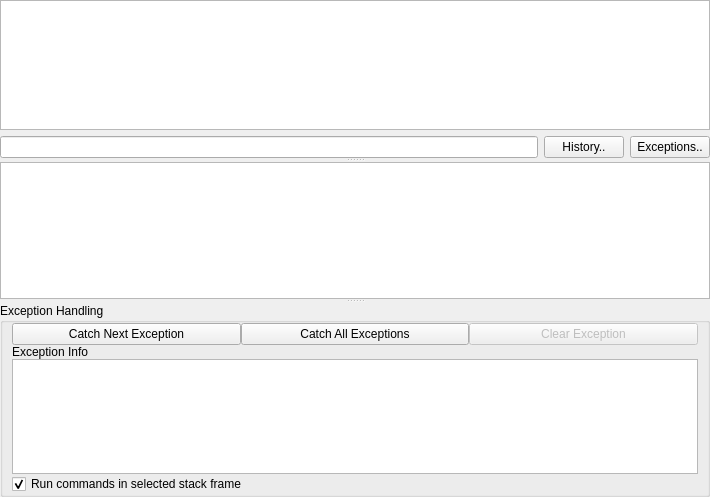
<?xml version="1.0" encoding="UTF-8"?>
<ui version="4.0">
 <class>Form</class>
 <widget class="QWidget" name="Form">
  <property name="geometry">
   <rect>
    <x>0</x>
    <y>0</y>
    <width>710</width>
    <height>497</height>
   </rect>
  </property>
  <property name="windowTitle">
   <string>Console</string>
  </property>
  <layout class="QGridLayout" name="gridLayout">
   <property name="margin">
    <number>0</number>
   </property>
   <property name="spacing">
    <number>0</number>
   </property>
   <item row="0" column="0">
    <widget class="QSplitter" name="splitter">
     <property name="orientation">
      <enum>Qt::Vertical</enum>
     </property>
     <widget class="QWidget" name="layoutWidget">
      <layout class="QVBoxLayout" name="verticalLayout">
       <item>
        <widget class="QPlainTextEdit" name="output">
         <property name="font">
          <font>
           <family>Monospace</family>
          </font>
         </property>
         <property name="readOnly">
          <bool>true</bool>
         </property>
        </widget>
       </item>
       <item>
        <layout class="QHBoxLayout" name="horizontalLayout">
         <item>
          <widget class="CmdInput" name="input"/>
         </item>
         <item>
          <widget class="QPushButton" name="historyBtn">
           <property name="text">
            <string>History..</string>
           </property>
           <property name="checkable">
            <bool>true</bool>
           </property>
          </widget>
         </item>
         <item>
          <widget class="QPushButton" name="exceptionBtn">
           <property name="text">
            <string>Exceptions..</string>
           </property>
           <property name="checkable">
            <bool>true</bool>
           </property>
          </widget>
         </item>
        </layout>
       </item>
      </layout>
     </widget>
     <widget class="QListWidget" name="historyList">
      <property name="font">
       <font>
        <family>Monospace</family>
       </font>
      </property>
     </widget>
     <widget class="QGroupBox" name="exceptionGroup">
      <property name="title">
       <string>Exception Handling</string>
      </property>
      <layout class="QGridLayout" name="gridLayout_2">
       <property name="topMargin">
        <number>0</number>
       </property>
       <property name="bottomMargin">
        <number>0</number>
       </property>
       <property name="spacing">
        <number>0</number>
       </property>
       <item row="0" column="0">
        <widget class="QPushButton" name="catchNextExceptionBtn">
         <property name="text">
          <string>Catch Next Exception</string>
         </property>
         <property name="checkable">
          <bool>true</bool>
         </property>
        </widget>
       </item>
       <item row="2" column="0" colspan="3">
        <widget class="QListWidget" name="exceptionStackList">
         <property name="alternatingRowColors">
          <bool>true</bool>
         </property>
        </widget>
       </item>
       <item row="0" column="1">
        <widget class="QPushButton" name="catchAllExceptionsBtn">
         <property name="text">
          <string>Catch All Exceptions</string>
         </property>
         <property name="checkable">
          <bool>true</bool>
         </property>
        </widget>
       </item>
       <item row="0" column="2">
        <widget class="QPushButton" name="clearExceptionBtn">
         <property name="enabled">
          <bool>false</bool>
         </property>
         <property name="text">
          <string>Clear Exception</string>
         </property>
        </widget>
       </item>
       <item row="3" column="0" colspan="3">
        <widget class="QCheckBox" name="runSelectedFrameCheck">
         <property name="text">
          <string>Run commands in selected stack frame</string>
         </property>
         <property name="checked">
          <bool>true</bool>
         </property>
        </widget>
       </item>
       <item row="1" column="0" colspan="3">
        <widget class="QLabel" name="exceptionInfoLabel">
         <property name="text">
          <string>Exception Info</string>
         </property>
        </widget>
       </item>
      </layout>
     </widget>
    </widget>
   </item>
  </layout>
 </widget>
 <customwidgets>
  <customwidget>
   <class>CmdInput</class>
   <extends>QLineEdit</extends>
   <header>.CmdInput</header>
  </customwidget>
 </customwidgets>
 <resources/>
 <connections/>
</ui>
